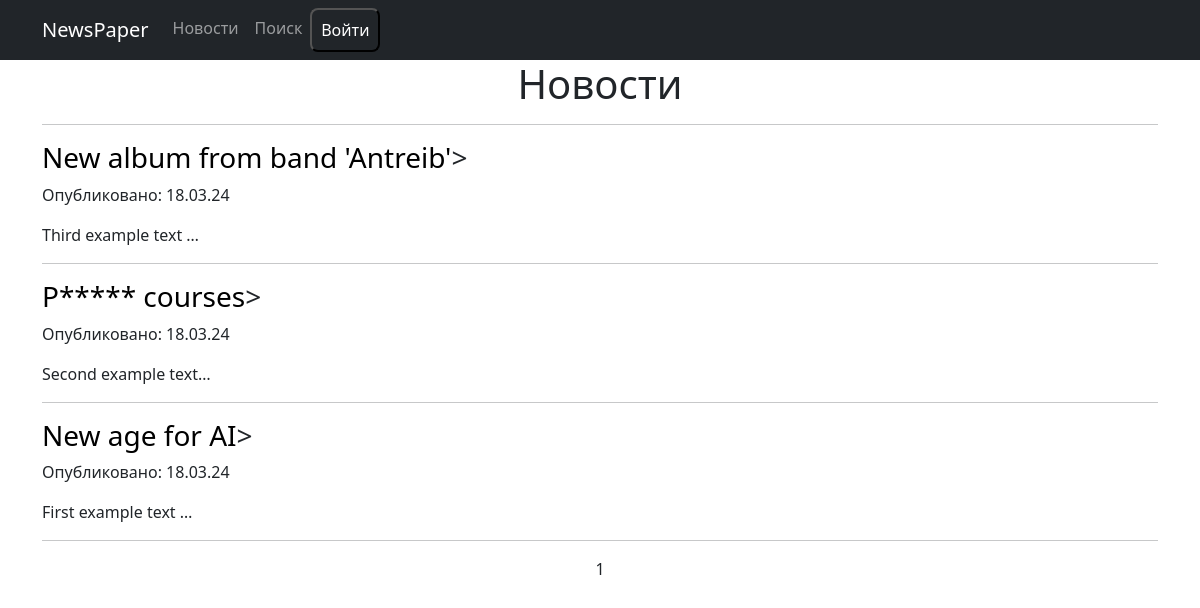
Before: /news/ with the older database file.
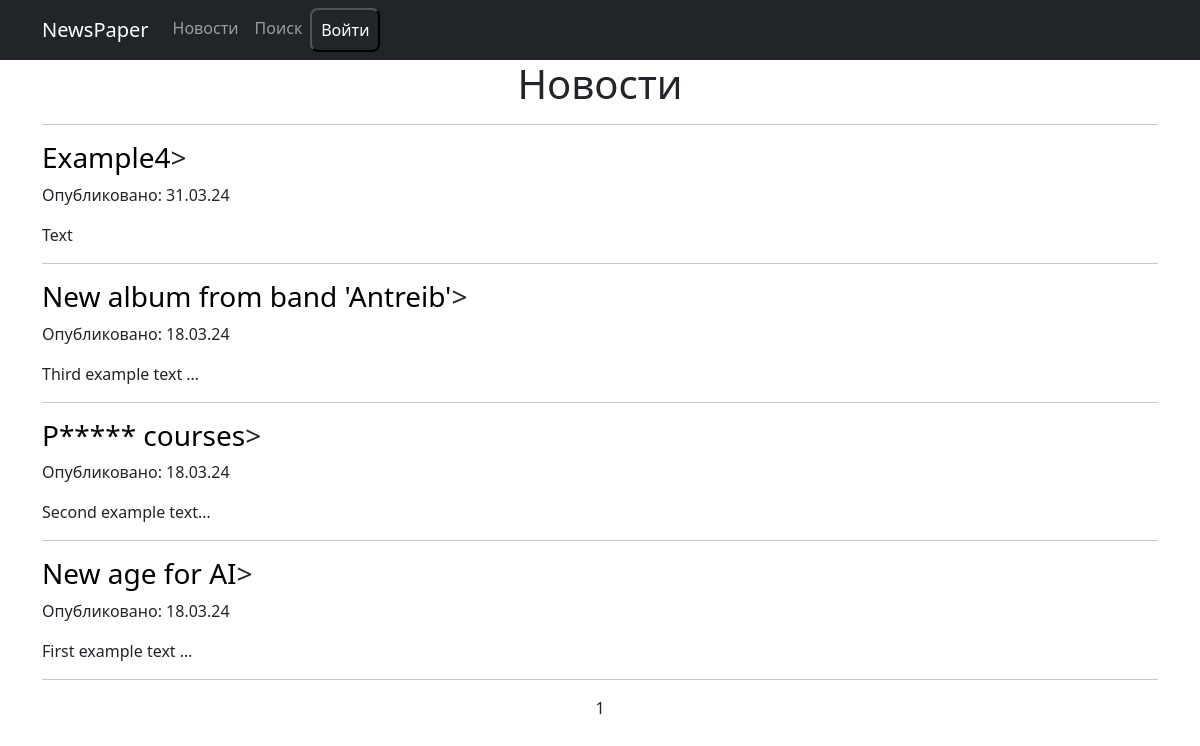
After: the same page with the newer database file.
### news/models.py (models this page shows, shortened)
class Post(models.Model):
    author = models.ForeignKey(Author, on_delete=models.CASCADE)
    post_type = models.CharField(max_length=20, choices=ptype)
    post_data_time = models.DateTimeField(auto_now_add=True)
    category = models.ManyToManyField(Category, through="PostCategory")
    title = models.CharField(max_length=20)
    text = models.TextField()
    post_rating = models.IntegerField(default=0)

### news/views.py (the view)
# urls.py: path('news/', NewsList.as_view(), name='news'),
class NewsList(ListView):
    model = Post
    ordering = '-post_data_time'
    template_name = 'news.html'
    context_object_name = 'news'
    paginate_by = 10
    def get_queryset(self):
        queryset = super().get_queryset()
        self.filterset = PostFilter(self.request.GET, queryset)
        return self.filterset.qs
    def get_context_data(self, **kwargs):
        context = super().get_context_data(**kwargs)
        context['filterset'] = self.filterset
        return context

### news/templatetags/custom_filters.py (called while the page is built)
@register.filter()
def censor(value):
    cheak_word = value.split()
    for word in cheak_word:
        if word[0].lower() == "p":
            id_word = cheak_word.index(word)
            cen_word = word[0]
            for i in range(len(word)-1):
                cen_word+= "*"
            cheak_word.remove(word)
            cheak_word.insert(id_word, cen_word)
    value = " ".join(cheak_word)
    return f'{value}'

### templates/news.html (shortened to what this page needs)
{% extends 'flatpages/default.html' %}
{% load custom_filters %}
{% block content %}
<h1>Новости</h1>
<hr>
   {% if news %}
   {% for new in news %}
<h3 align="left"><a href="/{{ new.post_type }}/{{ new.id }}" style="color: black; text-decoration: none">{{ new.title|censor }}</a>></h3>
   <p align="left">Опубликовано: {{ new.post_data_time|date:"d.m.y" }}</p>
   <p align="justify">{{ new.text|truncatechars:20|capfirst|censor }}</p>
   <hr>
   {% endfor %}
   {% else %}
   <p>Постов нет</p>
   {% endif %}
{{ page_obj.number }}
{% endblock content %}

Changed rows visible on the page:
added Post: title|censor "Example4", post_data_time "31.03.24", text|censor "Text"
